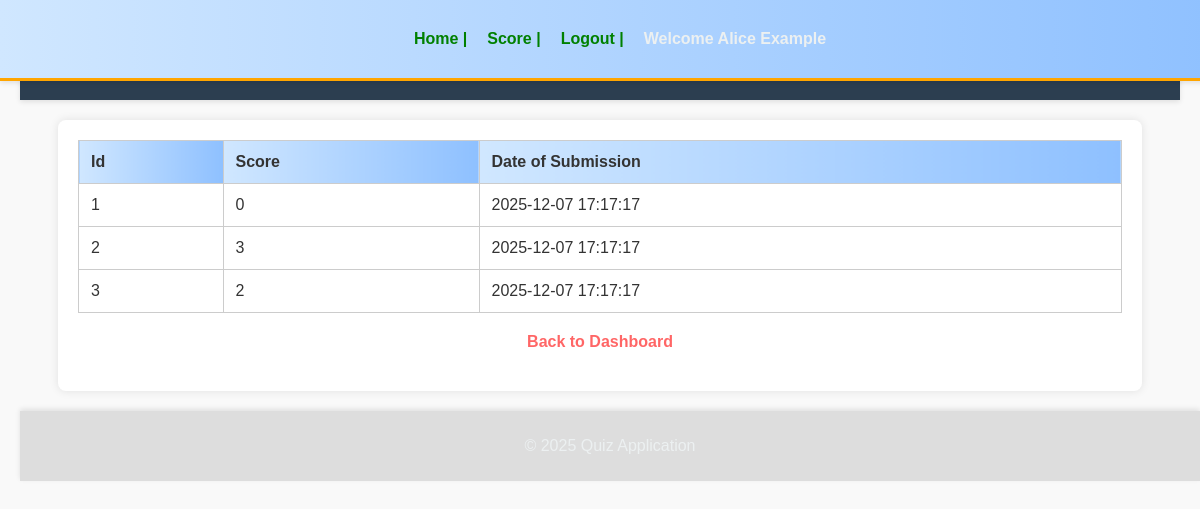
The page /user_dashboard_scores (signed in) on the database its author committed.
### Performance_Analyser/quiz_management_system/models.py (models this page shows)
class User(db.Model):
    id = db.Column(db.Integer, primary_key=True)
    username = db.Column(db.String(150), unique=True, nullable=False)
    password = db.Column(db.String(150), nullable=False)
    full_name = db.Column(db.String(150), nullable=False)
    qualification = db.Column(db.String(150))
    dob = db.Column(db.Date)
    role = db.Column(db.String(50), default='user')

class Score(db.Model):
    id = db.Column(db.Integer, primary_key=True)
    quiz_id = db.Column(db.Integer)
    user_id = db.Column(db.Integer)
    time_stamp_of_attempt = db.Column(db.DateTime)
    total_scored = db.Column(db.Integer)

### Performance_Analyser/quiz_management_system/app.py (the view)
@app.route('/user_dashboard_scores', methods=['GET'])
@flask_profiler.profile()
def user_dashboard_scores():
    user_id = session.get('user_id')
    if not user_id:
        return redirect(url_for('login'))
    scores = Score.query.filter_by(user_id=user_id).all()
    user = User.query.get(user_id)
    return render_template('user_dashboard_scores.html', scores=scores, user=user)

### Performance_Analyser/quiz_management_system/templates/user_dashboard_scores.html (shortened to what this page needs)
<!DOCTYPE html>
<html lang="en">
<head>
    <link rel="stylesheet" href="{{ url_for('static', filename='style.css') }}">
</head>
<body>
    <header>
        <div class="nav">
            <ul>
                <a href="{{ url_for('user_dashboard') }}"><li>Home |</li></a>
                <a href="{{ url_for('user_dashboard_scores') }}"><li>Score |</li></a>
                <a href="{{ url_for('login') }}"><li>Logout |</li></a>
                <li>Welcome {{ user.full_name }}</li>
            </ul>
        </div>
    </header>
    <div class="container">
        <table>
            <thead>
                <tr>
                    <th>Id</th>
                    <th>Score</th>
                    <th>Date of Submission</th>
                </tr>
            </thead>
            <tbody>
                {% for score in scores %}
                <tr>
                    <td>{{ loop.index }}</td>
                    <td>{{ score.total_scored }}</td>
                    <td>{{ score.time_stamp_of_attempt.strftime('%Y-%m-%d %H:%M:%S') }}</td>
                </tr>
                {% endfor %}
            </tbody>
        </table>
        <a href="{{ url_for('user_dashboard') }}">Back to Dashboard</a>
    </div>
    <footer>
        <p>&copy; 2025 Quiz Application</p>
    </footer>
</body>
</html>

### Performance_Analyser/quiz_management_system/static/style.css (style rules this page uses)
body { font-family: 'Helvetica Neue', Arial, sans-serif; background-color: #ffffff; margin: 0; padding: 0; }
header { background: #2c3e50; color: #ecf0f1; padding: 15px 0; text-align: center; box-shadow: 0 2px 5px rgba(0, 0, 0, 0.1); }
.container { width: 90%; max-width: 1200px; margin: auto; overflow: hidden; padding: 20px; }
footer { background: #2c3e50; color: #ecf0f1; text-align: center; padding: 15px 0; position: relative; bottom: 0; width: 100%; box-shadow: 0 -2px 5px rgba(0, 0, 0, 0.1); }

### Performance_Analyser/quiz_management_system/templates/user_dashboard_scores.html (style rules this page uses)
body { font-family: 'Comic Sans MS', cursive, sans-serif; background-color: #f9f9f9; margin: 0; padding-top: 70px; padding-left: 20px; padding-right: 20px; color: #333; }
header .nav { background: linear-gradient(90deg, #d0e7ff, #8ec0ff); padding: 10px 20px; border-bottom: 3px solid #ffa500; box-shadow: 0 2px 5px rgba(0,0,0,0.1); position: fixed; top: 0; left: 0; width: 100%; z-index: 1000; }
header .nav ul { list-style: none; margin: 0; padding: 0; display: flex; justify-content: center; align-items: center; }
header .nav ul li { margin: 0 10px; font-weight: bold; }
header .nav ul a { color: green; text-decoration: none; transition: color 0.3s; }
.container { max-width: 1200px; margin: 20px auto; padding: 20px; background-color: #fff; box-shadow: 0 0 10px rgba(0,0,0,0.1); border-radius: 8px; }
table { width: 100%; border-collapse: collapse; margin-bottom: 20px; }
table thead th { text-align: left; padding: 12px; background: linear-gradient(90deg, #d0e7ff, #8ec0ff); border: 1px solid #ccc; }
table tbody td { padding: 12px; border: 1px solid #ccc; }
a { display: block; text-align: center; margin: 20px 0; color: #ff6666; font-weight: bold; text-decoration: none; transition: color 0.3s; }
footer { text-align: center; margin-top: 20px; padding: 10px; background: #ddd; }

### rows shown on the page
User: full_name "Alice Example"
Score: total_scored "0", time_stamp_of_attempt "2025-12-07 17:17:17"
Score: total_scored "3", time_stamp_of_attempt "2025-12-07 17:17:17"
Score: total_scored "2", time_stamp_of_attempt "2025-12-07 17:17:17"
